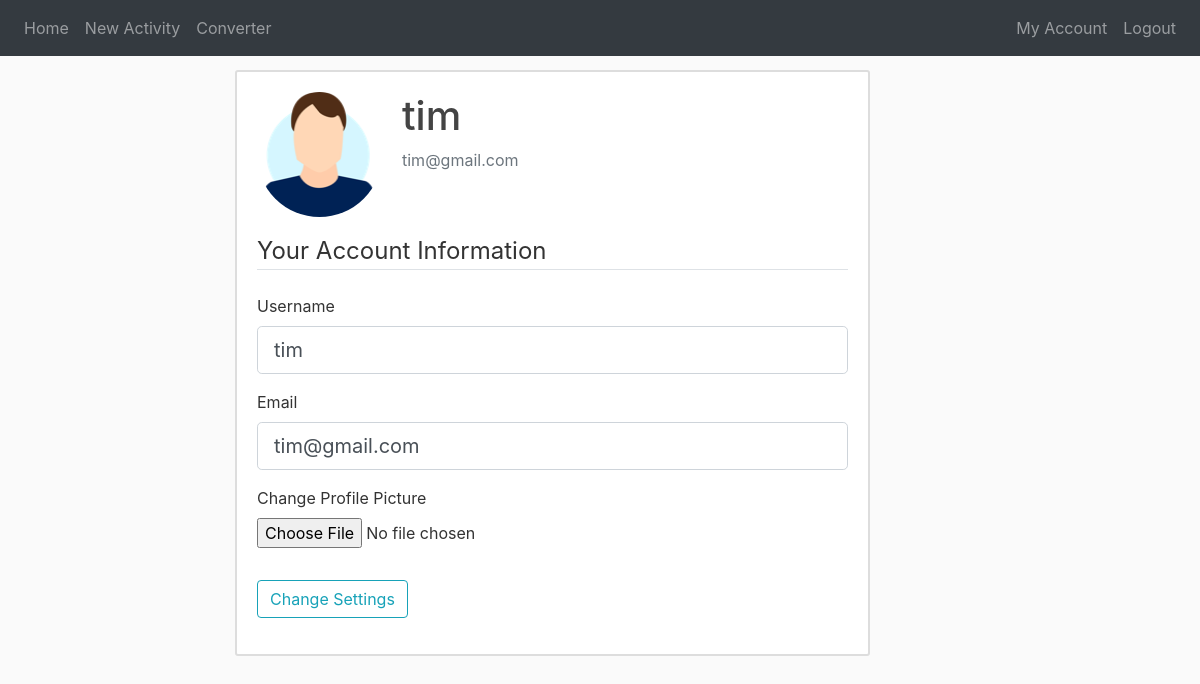
Page /account/update (signed in) on the committed database.
### website/models.py (models this page shows, shortened)
class User(db.Model, UserMixin):
    id = db.Column(db.Integer, primary_key=True)
    username = db.Column(db.String(20), unique=True, nullable=False)
    email = db.Column(db.String(150), unique=True, nullable=False)
    image = db.Column(db.String(20), nullable=False, default='default.jpg')
    password = db.Column(db.String(60), nullable=False)
    purchases = db.relationship('Purchase', backref='buyer', lazy=True)

### website/views.py (the view)
@views.route('/account/update', methods=['GET', 'POST'])
@login_required
def update_account():
    form = AccountUpdateForm()
    if form.validate_on_submit():
        if form.picture.data:
            picture_file = save_picture(form.picture.data, current_user.image)
            current_user.image = picture_file
        current_user.username = form.username.data
        current_user.email = form.email.data
        db.session.commit()
        flash('Your account information has been changed!', 'success')
        return redirect(url_for('views.account'))
    elif request.method == 'GET':
        form.username.data = current_user.username
        form.email.data = current_user.email
    return render_template("update_account.html", form=form)

### website/forms.py (shortened to what this page needs)
class AccountUpdateForm(FlaskForm):
    username = StringField('Username', validators=[DataRequired(), Length(min=2, max=20)])
    email = StringField('Email', validators=[DataRequired(), Email()])
    picture = FileField('Change Profile Picture', validators=[FileAllowed(['jpg','png'])])
    submit = SubmitField('Change Settings')

### website/models.py (called while the page is built)
@login_manager.user_loader
def load_user(user_id):
    return User.query.get(int(user_id))

### website/templates/update_account.html (shortened to what this page needs)
{% extends "base.html" %}
{% block content %}
    <div class="content-section">
        <div class="media">
            <img class="rounded-circle account-img" src="{{ url_for('static', filename='profile_pictures/' + current_user.image) }}">
            <div class="media-body">
                <h2 class="account-heading">{{ current_user.username }}</h2>
                <p class="text-secondary">{{ current_user.email }}</p>
            </div>
        </div>
        <form method="POST", action="" enctype="multipart/form-data">
            <fieldset class="form-group">
                <legend class="border-bottom mb-4">Your Account Information</legend>
                <div class="form-group">
                    {{ form.username.label(class="form-control-label") }}
                    {% if form.username.errors %}
                        {{ form.username(class="form-control form-control-lg is-invalid") }}
                        <div class="invalid-feedback">
                            {% for error in form.username.errors %}
                                <span>{{ error }}</span>
                            {% endfor %}
                        </div>
                    {% else %}
                        {{ form.username(class="form-control form-control-lg") }}
                    {% endif %}
                </div>
                <div class="form-group">
                    {{ form.email.label(class="form-control-label") }}
                    {% if form.email.errors %}
                        {{ form.email(class="form-control form-control-lg is-invalid") }}
                        <div class="invalid-feedback">
                            {% for error in form.email.errors %}
                                <span>{{ error }}</span>
                            {% endfor %}
                        </div>
                    {% else %}
                        {{ form.email(class="form-control form-control-lg") }}
                    {% endif %}
                </div>
                <div class="form-group">
                    {{ form.picture.label() }}
                    {{ form.picture(class="form-control-file") }}
                    </div>
            </fieldset>
            <div class="form-group">
                {{ form.submit(class="btn btn-outline-info") }}
            </div>
        </form>
    </div>
{% endblock %}

### website/static/main.css (style rules this page uses)
body { background: #fafafa; color: #333333; margin-bottom: 10px; margin-top: 60px; }
h1, h2, h3, h4, h5, h6 { color: #444444; }
.content-section { background: #ffffff; padding: 20px 20px; border: 2px solid #dddddd; border-radius: 3px; margin-bottom: 20px; margin-top: 10px; }
.account-img { height: 125px; width: 125px; margin-right: 20px; margin-bottom: 16px; }
.account-heading { font-size: 2.5rem; }

### rows in the picture
User: image (picture), username "tim", email "tim@gmail.com"
